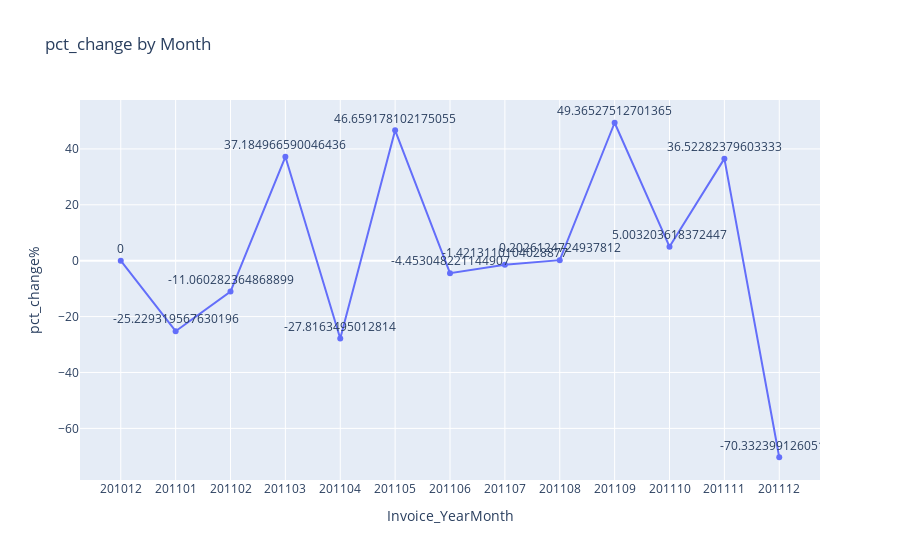

Write notebook code for a chart like this one.
### Code cell
df_RevenueMonth['Invoice_YearMonth'] = df_RevenueMonth['Invoice_YearMonth'].astype(str)
fig = px.line(df_RevenueMonth, x="Invoice_YearMonth", y="pct_change%", title="pct_change by Month",text='pct_change%')
fig.update_traces(textposition="top center")
fig.show()

### Figure 1 — Plotly figure (JSON) as saved in the notebook; plotly's stock layout.template omitted (floating-point values rounded to 4 significant figures)
{"data": [{"hovertemplate": "Invoice_YearMonth=%{x}<br>pct_change%=%{text}<extra></extra>", "legendgroup": "", "line": {"color": "#636efa", "dash": "solid"}, "marker": {"symbol": "circle"}, "mode": "text+lines+markers", "name": "", "orientation": "v", "showlegend": false, "text": [0, -25.23, -11.06, 37.18, -27.82, 46.66, -4.453, -1.421, 0.2026, 49.37, 5.003, 36.52, -70.33], "textposition": "top center", "type": "scatter", "x": ["201012", "201101", "201102", "201103", "201104", "201105", "201106", "201107", "201108", "201109", "201110", "201111", "201112"], "xaxis": "x", "y": [0, -25.23, -11.06, 37.18, -27.82, 46.66, -4.453, -1.421, 0.2026, 49.37, 5.003, 36.52, -70.33], "yaxis": "y"}], "layout": {"legend": {"tracegroupgap": 0}, "title": {"text": "pct_change by Month"}, "xaxis": {"anchor": "y", "domain": [0, 1], "title": {"text": "Invoice_YearMonth"}}, "yaxis": {"anchor": "x", "domain": [0, 1], "title": {"text": "pct_change%"}}}}
